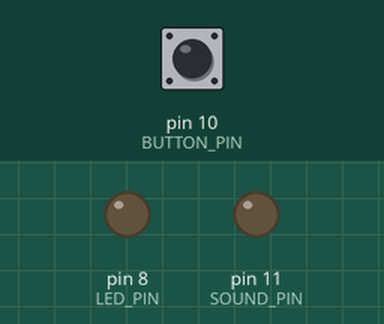
The sketch below on a simulated Arduino Uno, built with avr-gcc and run on an emulated ATmega328P. Shown: output pins drawn as LEDs (lit = HIGH). The inputs (shaded band) are chosen by the test bench; at power-on: pin 10 (BUTTON_PIN) HIGH.

Above: at 1.2 s.
1.3 s: pin 10 (BUTTON_PIN) pulled LOW for 0.15 s
At 1.9 s:
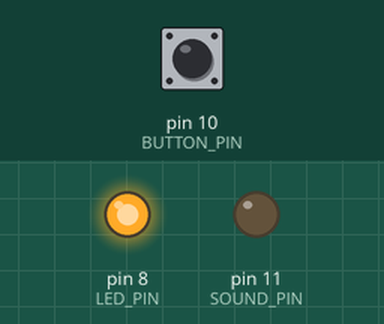
2.9 s: pin 10 (BUTTON_PIN) pulled LOW for 1 s
At 4.3 s:
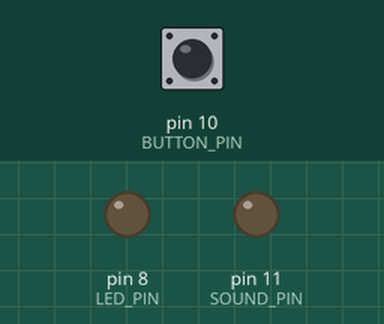
5.4 s: pin 10 (BUTTON_PIN) pulled LOW for 3.2 s
At 6.2 s:
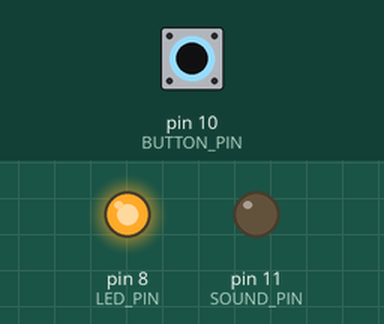
Timing chart, 0 to 8.4 s (numbered marks = the images above; inputs shaded):
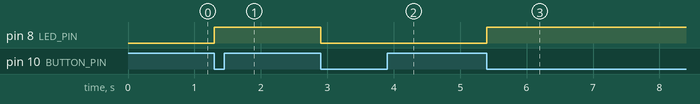

Measured:
- after the input at 1.3 s, pin 8 (LED_PIN): LOW → HIGH at once
- after the input at 2.9 s, pin 8 (LED_PIN): HIGH → LOW at once
- after the input at 5.4 s, pin 8 (LED_PIN): LOW → HIGH at once

The sketch:

music_arduino2.ino
```cpp
/**********************************************************
 *  INCLUDES
 *********************************************************/
//#include "let_it_be.h"

/**********************************************************
 *  CONSTANTS
 *********************************************************/
// COMMENT THIS LINE TO EXECUTE WITH THE PC
//#define TEST_MODE 1

#define SAMPLE_TIME 250
#define SOUND_PIN  11 //Speaker
#define BUTTON_PIN 10 //Mute Button
#define LED_PIN 8 //Display LED
#define BUF_SIZE 256

/**********************************************************
 *  GLOBALS
 *********************************************************/
unsigned char buffer[BUF_SIZE];
unsigned long timeOrig;
bool current_state = false;
bool previous_state = false;
bool muted = false;

/**********************************************************
 * Function: play_bit
 *********************************************************/
void play_bit()
{
  unsigned char data = 0;
  static int music_count = 0;

  #ifdef TEST_MODE
    data = pgm_read_byte_near(music + music_count);
    music_count = (music_count + 1) % MUSIC_LEN;
  #else
    if (Serial.available()>1) {
      data = Serial.read();
    }
  #endif
  if (!muted)
    {OCR2A=data;}
}

/**********************************************************
 * Function: mute_check
 *********************************************************/
void mute_check()
{
 current_state = digitalRead(BUTTON_PIN);
 if (current_state==LOW && previous_state==HIGH) {
  muted = !muted;
  digitalWrite(LED_PIN, muted);
 }
 previous_state = current_state;
}

/**********************************************************
 * Function: setup
 *********************************************************/
void setup ()
{
  // Initialize serial communications
  Serial.begin(115200);

  pinMode(SOUND_PIN, OUTPUT);
  pinMode(LED_PIN, OUTPUT);

  pinMode(BUTTON_PIN, INPUT);
  memset (buffer, 0, BUF_SIZE); //clear buffer

  //Timer 1
  //interrupt period = (1/16MHz) * 64 * 62 = 2.48 ms (~4032Hz)
  TCCR1A = _BV(COM1A0);
  TCCR1B = _BV(WGM12) | _BV(CS11) | _BV(CS10);
  OCR1A = 62; //set compare register
  TIMSK1 = _BV(OCIE1A); //enable COMPA interruptions from timer1

  //Timer 2
  //PWM configuration in pin 11

  TCCR2A = _BV(COM2A1) | _BV(WGM21) | _BV(WGM20);
  TCCR2B = _BV(CS20);
}

/**********************************************************
 * Function: loop
 *********************************************************/
void loop ()
{
    mute_check();
}

ISR(TIMER1_COMPA_vect) {
  play_bit();
}
```
